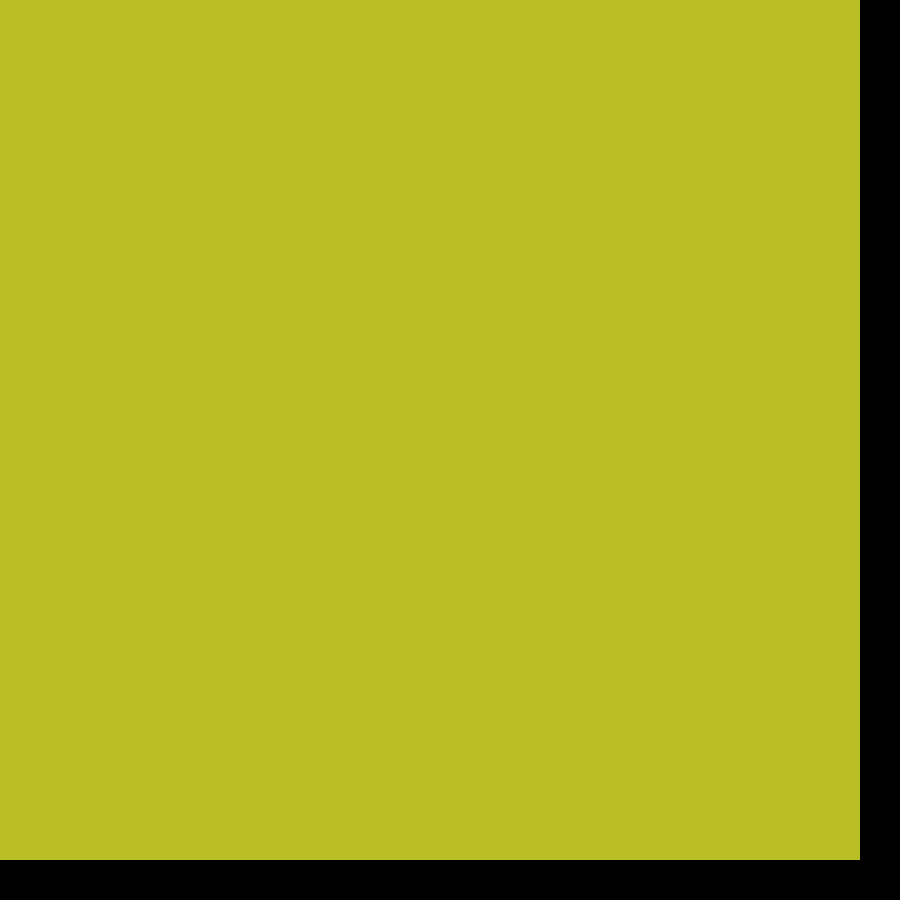
Frame 1 (no input)
Frame 60 (no input): identical to frame 1, image omitted
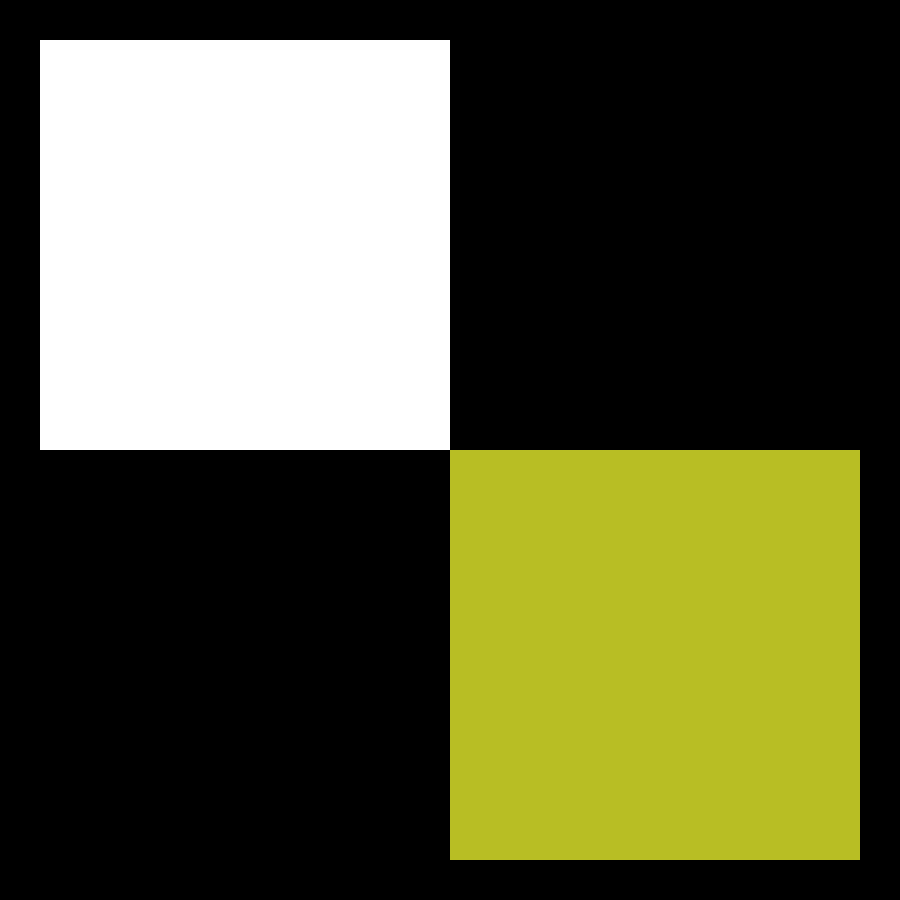
Frame 120 (the mouse pressed at the canvas centre since frame 60)

The p5.js sketch that drew these frames (run headless with seeded random() and noise() and a simulated clock; from frame 60 on, the mouse is pressed at the canvas centre):

// p5.js sketch
// ── sketch.js
let accent = "#B8BE24";

function setup() {
  createCanvas(900, 900);
  noStroke(); // no contour
  noCursor(); // hide default cursor
}

function draw() {
  background("black");

  // rect 1
  fill("white");
  rect(40, 40, mouseX - 40, mouseY - 40);

  // rect 2
  fill(accent);
  rect(mouseX, mouseY, 900 - mouseX - 40, 900 - mouseY - 40);
}
